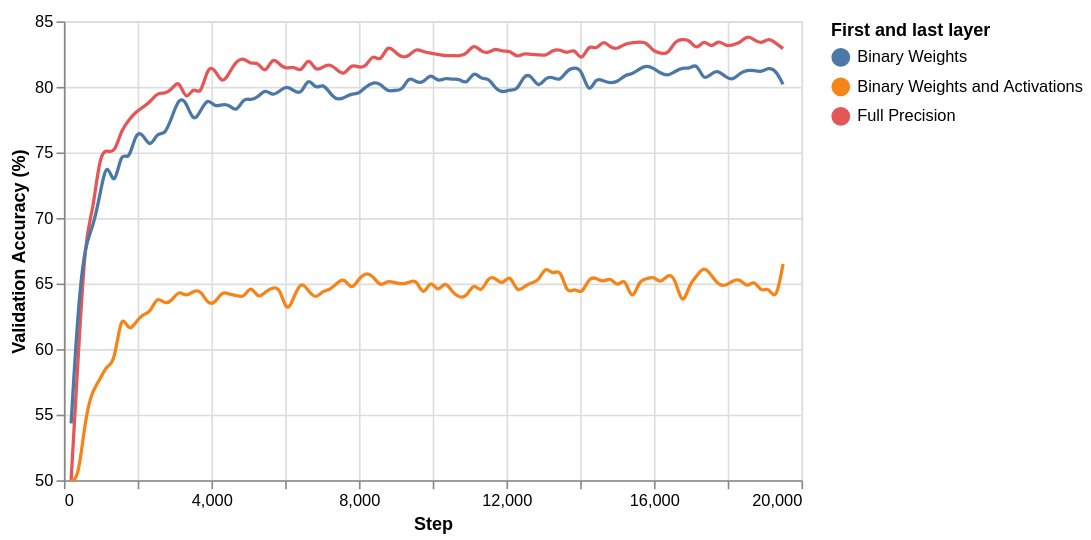

The Vega-Lite source for this figure:
### Vega-Lite specification from a JSON file in a GitHub repository (floating-point values rounded to 4 significant figures; data arrays with more than 128 entries replaced by an {"elided": "..."} marker saying what was removed)
{"config": {"view": {"width": 400, "height": 300}, "mark": {"tooltip": null}}, "layer": [{"mark": {"type": "line", "interpolate": "basis"}, "encoding": {"color": {"type": "nominal", "field": "label", "title": "First and last layer"}, "x": {"type": "quantitative", "field": "Step"}, "y": {"type": "quantitative", "field": "Value", "scale": {"clamp": true, "domain": [50, 85]}, "title": "Validation Accuracy (%)"}}}, {"mark": "point", "encoding": {"opacity": {"value": 0}, "x": {"type": "quantitative", "field": "Step"}}, "selection": {"selector008": {"type": "single", "nearest": true, "on": "mouseover", "fields": ["Step"], "empty": "none"}}}, {"mark": "point", "encoding": {"color": {"type": "nominal", "field": "label", "title": "First and last layer"}, "opacity": {"value": 0, "condition": {"value": 1, "selection": "selector008"}}, "x": {"type": "quantitative", "field": "Step"}, "y": {"type": "quantitative", "field": "Value", "scale": {"clamp": true, "domain": [50, 85]}, "title": "Validation Accuracy (%)"}}}, {"mark": {"type": "rule", "color": "gray"}, "encoding": {"x": {"type": "quantitative", "field": "Step"}}, "transform": [{"filter": {"selection": "selector008"}}]}, {"mark": {"type": "text", "align": "left", "dx": 5, "dy": -10}, "encoding": {"color": {"type": "nominal", "field": "label", "title": "First and last layer"}, "text": {"value": " ", "condition": {"type": "quantitative", "field": "Value", "selection": "selector008"}}, "x": {"type": "quantitative", "field": "Step"}, "y": {"type": "quantitative", "field": "Value", "scale": {"clamp": true, "domain": [50, 85]}, "title": "Validation Accuracy (%)"}}}], "data": {"name": "data-2efb04b6607561c4759d81770969a34e"}, "height": 280, "width": 450, "$schema": "https://vega.github.io/schema/vega-lite/v3.3.0.json", "datasets": {"data-2efb04b6607561c4759d81770969a34e": {"elided": "300 records"}}}
